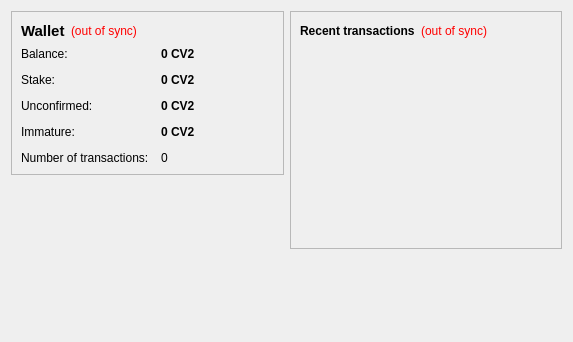
<?xml version="1.0" encoding="UTF-8"?>
<ui version="4.0">
 <class>OverviewPage</class>
 <widget class="QWidget" name="OverviewPage">
  <property name="geometry">
   <rect>
    <x>0</x>
    <y>0</y>
    <width>573</width>
    <height>342</height>
   </rect>
  </property>
  <property name="windowTitle">
   <string>Form</string>
  </property>
  <layout class="QHBoxLayout" name="horizontalLayout" stretch="1,1">
   <item>
    <layout class="QVBoxLayout" name="verticalLayout_2">
     <item>
      <widget class="QFrame" name="frame">
       <property name="frameShape">
        <enum>QFrame::StyledPanel</enum>
       </property>
       <property name="frameShadow">
        <enum>QFrame::Raised</enum>
       </property>
       <layout class="QVBoxLayout" name="verticalLayout_4">
        <item>
         <layout class="QHBoxLayout" name="horizontalLayout_4">
          <item>
           <widget class="QLabel" name="label_5">
            <property name="font">
             <font>
              <pointsize>11</pointsize>
              <weight>75</weight>
              <bold>true</bold>
             </font>
            </property>
            <property name="text">
             <string>Wallet</string>
            </property>
           </widget>
          </item>
          <item>
           <widget class="QLabel" name="labelWalletStatus">
            <property name="toolTip">
             <string>The displayed information may be out of date. Your wallet automatically synchronizes with the ColossusCoin2.0 network after a connection is established, but this process has not completed yet.</string>
            </property>
            <property name="styleSheet">
             <string notr="true">QLabel { color: red; }</string>
            </property>
            <property name="text">
             <string notr="true">(out of sync)</string>
            </property>
            <property name="alignment">
             <set>Qt::AlignLeading|Qt::AlignLeft|Qt::AlignVCenter</set>
            </property>
           </widget>
          </item>
          <item>
           <spacer name="horizontalSpacer_2">
            <property name="orientation">
             <enum>Qt::Horizontal</enum>
            </property>
            <property name="sizeHint" stdset="0">
             <size>
              <width>40</width>
              <height>20</height>
             </size>
            </property>
           </spacer>
          </item>
         </layout>
        </item>
        <item>
         <layout class="QFormLayout" name="formLayout_2">
          <property name="fieldGrowthPolicy">
           <enum>QFormLayout::AllNonFixedFieldsGrow</enum>
          </property>
          <property name="horizontalSpacing">
           <number>12</number>
          </property>
          <property name="verticalSpacing">
           <number>12</number>
          </property>
          <item row="0" column="0">
           <widget class="QLabel" name="label">
            <property name="text">
             <string>Balance:</string>
            </property>
           </widget>
          </item>
          <item row="0" column="1">
           <widget class="QLabel" name="labelBalance">
            <property name="font">
             <font>
              <weight>75</weight>
              <bold>true</bold>
             </font>
            </property>
            <property name="cursor">
             <cursorShape>IBeamCursor</cursorShape>
            </property>
            <property name="toolTip">
             <string>Your current balance</string>
            </property>
            <property name="text">
             <string notr="true">0 CV2</string>
            </property>
            <property name="textInteractionFlags">
             <set>Qt::LinksAccessibleByMouse|Qt::TextSelectableByKeyboard|Qt::TextSelectableByMouse</set>
            </property>
           </widget>
          </item>
          <item row="1" column="0">
           <widget class="QLabel" name="label_6">
            <property name="text">
             <string>Stake:</string>
            </property>
           </widget>
          </item>
          <item row="1" column="1">
           <widget class="QLabel" name="labelStake">
            <property name="font">
             <font>
              <weight>75</weight>
              <bold>true</bold>
             </font>
            </property>
            <property name="cursor">
             <cursorShape>IBeamCursor</cursorShape>
            </property>
            <property name="toolTip">
             <string>Total of coins that was staked, and do not yet count toward the current balance</string>
            </property>
            <property name="text">
             <string notr="true">0 CV2</string>
            </property>
            <property name="textInteractionFlags">
             <set>Qt::LinksAccessibleByMouse|Qt::TextSelectableByKeyboard|Qt::TextSelectableByMouse</set>
            </property>
           </widget>
          </item>
          <item row="2" column="0">
           <widget class="QLabel" name="label_3">
            <property name="text">
             <string>Unconfirmed:</string>
            </property>
           </widget>
          </item>
          <item row="2" column="1">
           <widget class="QLabel" name="labelUnconfirmed">
            <property name="font">
             <font>
              <weight>75</weight>
              <bold>true</bold>
             </font>
            </property>
            <property name="cursor">
             <cursorShape>IBeamCursor</cursorShape>
            </property>
            <property name="toolTip">
             <string>Total of transactions that have yet to be confirmed, and do not yet count toward the current balance</string>
            </property>
            <property name="text">
             <string notr="true">0 CV2</string>
            </property>
            <property name="textInteractionFlags">
             <set>Qt::LinksAccessibleByMouse|Qt::TextSelectableByKeyboard|Qt::TextSelectableByMouse</set>
            </property>
           </widget>
          </item>
          <item row="3" column="0">
           <widget class="QLabel" name="labelImmatureText">
            <property name="text">
             <string>Immature:</string>
            </property>
           </widget>
          </item>
          <item row="3" column="1">
           <widget class="QLabel" name="labelImmature">
            <property name="font">
             <font>
              <weight>75</weight>
              <bold>true</bold>
             </font>
            </property>
            <property name="toolTip">
             <string>Mined balance that has not yet matured</string>
            </property>
            <property name="text">
             <string notr="true">0 CV2</string>
            </property>
            <property name="textInteractionFlags">
             <set>Qt::LinksAccessibleByMouse|Qt::TextSelectableByKeyboard|Qt::TextSelectableByMouse</set>
            </property>
           </widget>
          </item>
          <item row="4" column="0">
           <widget class="QLabel" name="label_2">
            <property name="text">
             <string>Number of transactions:</string>
            </property>
           </widget>
          </item>
          <item row="4" column="1">
           <widget class="QLabel" name="labelNumTransactions">
            <property name="toolTip">
             <string>Total number of transactions in wallet</string>
            </property>
            <property name="text">
             <string notr="true">0</string>
            </property>
           </widget>
          </item>
         </layout>
        </item>
       </layout>
      </widget>
     </item>
     <item>
      <spacer name="verticalSpacer">
       <property name="orientation">
        <enum>Qt::Vertical</enum>
       </property>
       <property name="sizeHint" stdset="0">
        <size>
         <width>20</width>
         <height>40</height>
        </size>
       </property>
      </spacer>
     </item>
     <item>
      <widget class="QLabel" name="label_6">
       <property name="text">
        <string/>
       </property>
       <property name="pixmap">
        <pixmap resource="../bitcoin.qrc">:/images/backg</pixmap>
       </property>
       <property name="scaledContents">
        <bool>false</bool>
       </property>
       <property name="alignment">
        <set>Qt::AlignCenter</set>
       </property>
       <property name="margin">
        <number>-2</number>
       </property>
      </widget>
     </item>
    </layout>
   </item>
   <item>
    <layout class="QVBoxLayout" name="verticalLayout_3">
     <item>
      <widget class="QFrame" name="frame_2">
       <property name="frameShape">
        <enum>QFrame::StyledPanel</enum>
       </property>
       <property name="frameShadow">
        <enum>QFrame::Raised</enum>
       </property>
       <layout class="QVBoxLayout" name="verticalLayout">
        <item>
         <layout class="QHBoxLayout" name="horizontalLayout_2">
          <item>
           <widget class="QLabel" name="label_4">
            <property name="text">
             <string>&lt;b&gt;Recent transactions&lt;/b&gt;</string>
            </property>
           </widget>
          </item>
          <item>
           <widget class="QLabel" name="labelTransactionsStatus">
            <property name="toolTip">
             <string>The displayed information may be out of date. Your wallet automatically synchronizes with the MintCoin network after a connection is established, but this process has not completed yet.</string>
            </property>
            <property name="styleSheet">
             <string notr="true">QLabel { color: red; }</string>
            </property>
            <property name="text">
             <string notr="true">(out of sync)</string>
            </property>
            <property name="alignment">
             <set>Qt::AlignRight|Qt::AlignTrailing|Qt::AlignVCenter</set>
            </property>
           </widget>
          </item>
          <item>
           <spacer name="horizontalSpacer">
            <property name="orientation">
             <enum>Qt::Horizontal</enum>
            </property>
            <property name="sizeHint" stdset="0">
             <size>
              <width>40</width>
              <height>20</height>
             </size>
            </property>
           </spacer>
          </item>
         </layout>
        </item>
        <item>
         <widget class="QListView" name="listTransactions">
          <property name="styleSheet">
           <string notr="true">QListView { background: transparent; }</string>
          </property>
          <property name="frameShape">
           <enum>QFrame::NoFrame</enum>
          </property>
          <property name="verticalScrollBarPolicy">
           <enum>Qt::ScrollBarAlwaysOff</enum>
          </property>
          <property name="horizontalScrollBarPolicy">
           <enum>Qt::ScrollBarAlwaysOff</enum>
          </property>
          <property name="selectionMode">
           <enum>QAbstractItemView::NoSelection</enum>
          </property>
         </widget>
        </item>
       </layout>
      </widget>
     </item>
     <item>
      <spacer name="verticalSpacer_2">
       <property name="orientation">
        <enum>Qt::Vertical</enum>
       </property>
       <property name="sizeHint" stdset="0">
        <size>
         <width>20</width>
         <height>40</height>
        </size>
       </property>
      </spacer>
     </item>
    </layout>
   </item>
  </layout>
 </widget>
 <resources/>
 <connections/>
</ui>
